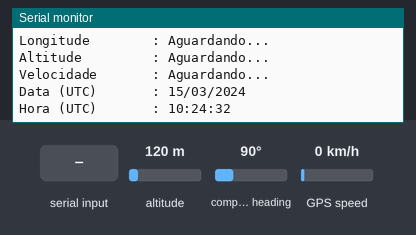
Simulated run of this sketch. Board: ESP32. Shown: the last lines printed to the serial monitor. The inputs (shaded band) are chosen by the test bench; at power-on: altitude 120 m, compass heading 90°, GPS speed 0 km/h. The GPS gets a fix after 3 s at 37.7749, -122.4194 with 8 satellites.

Above: at 2.7 s.
2.8 s: altitude set to 20 m
At 4.3 s:
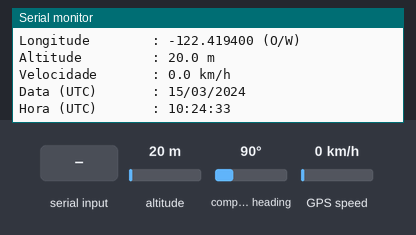
5.0 s: "1" received over the second serial link
6.5 s: compass heading set to 7°
At 7.2 s:
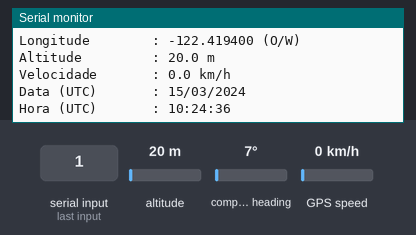
8.0 s: GPS speed set to 2 km/h
At 9.3 s:
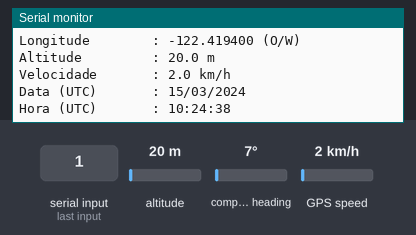

The sketch:

GPS_NEO-6M.ino
```cpp
/*
=================================================================================
  CÓDIGO DE TESTE DE BANCADA - MÓDULO GPS NEO-6M (ESP32)
=================================================================================
  Objetivo: Validar funcionamento, comunicação UART (Serial2), recepção de
            dados NMEA e fixação de satélites de novos módulos GPS NEO-6M.

---------------------------------------------------------------------------------
  ESQUEMA DE LIGAÇÃO: MÓDULO GPS NEO-6M -> ESP32 (30 PINOS) - MODO UART
---------------------------------------------------------------------------------
  GPS NEO-6M   ->   ESP32
  VCC          ->   3V3 ou 5V (Módulos GY-GPS6MV2 possuem regulador 3.3V interno)
  GND          ->   GND
  TX (do GPS)  ->   GPIO 16 (RX2)  <-- ATENÇÃO: Ligação cruzada (TX no RX)!
  RX (do GPS)  ->   GPIO 17 (TX2)  <-- ATENÇÃO: Ligação cruzada (RX no TX)!
  PPS          ->   Solto (Pino de pulso por segundo; não usado neste teste)

---------------------------------------------------------------------------------
  DETALHES DE COMUNICAÇÃO UART E FUNCIONAMENTO DO MÓDULO
---------------------------------------------------------------------------------
  1. Baud Rate (Velocidade Serial):
     - O padrão de fábrica do chip u-blox NEO-6M é 9600 bps (8N1).
     - O Monitor Serial do computador deve ser aberto em 115200 bps.

  2. Ligação Cruzada (TX <-> RX):
     - O pino TX (transmissão) do GPS envia dados e deve entrar no pino RX
       (recepção - GPIO 16) do ESP32. Se ligar TX com TX e RX com RX, nenhum
       dado será recebido.

  3. LED Indicador e Partida a Frio (Cold Start):
     - Módulos novos ou desligados há muito tempo precisam baixar o almanaque
       dos satélites (Cold Start), o que leva de 1 a 5 minutos em céu aberto.
     - LED apagado/fixo: Buscando satélites (sem sinal válido ainda).
     - LED piscando (1x por segundo): Sinal fixado (3D Fix obtido!).
     - Em ambientes fechados (longe de janelas), o GPS comunica normalmente com
       o ESP32, mas não conseguirá fixar satélites (Latitude/Longitude = 0.00).

---------------------------------------------------------------------------------
  BIBLIOTECAS NECESSÁRIAS
---------------------------------------------------------------------------------
  - HardwareSerial / Serial2 (Nativa):
    Já vem integrada ao pacote do ESP32 na Arduino IDE. Não precisa instalar
    nada; ela gerencia a segunda porta serial física nos pinos 16 e 17.

  - TinyGPSPlus.h (Instalar):
    No Gerenciador de Bibliotecas da Arduino IDE (Ctrl + Shift + I), pesquise
    por "TinyGPSPlus" (de Mikal Hart) e instale.

---------------------------------------------------------------------------------
  COMO VALIDAR RAPIDAMENTE O MÓDULO NOVO NA BANCADA
---------------------------------------------------------------------------------
  1. Monitor Serial:
     Ajuste a velocidade (baud rate) do Monitor Serial para 115200.

  2. Teste de Comunicação (Pode ser feito dentro de casa):
     Ao ligar, observe o campo "Bytes NMEA recebidos". Se esse número subir
     continuamente a cada segundo, a comunicação entre GPS e ESP32 está perfeita.
     Se ficar em 0, verifique a alimentação ou inverta os fios TX e RX.

  3. Teste de Satélites (Perto de janela ou área externa):
     Conecte a antena cerâmica com o lado metálico (quadrado bege/prateado)
     voltado para cima. Assim que o LED da placa começar a piscar, o status
     mudará para "VALIDO (FIX OK)" e as coordenadas aparecerão (prontas para
     copiar e colar direto no Google Maps).
=================================================================================
*/

#include <TinyGPSPlus.h>

TinyGPSPlus gps;
#define gpsSerial Serial2

// Pinos da Serial2 do ESP32
#define RXD2 16  // Conectar ao TX do GPS
#define TXD2 17  // Conectar ao RX do GPS

unsigned long ultimoPrint = 0;

void setup() {
  Serial.begin(115200);
  delay(1500);

  // Inicializa a Serial2 a 9600 bps (padrão de fábrica do NEO-6M)
  gpsSerial.begin(9600, SERIAL_8N1, RXD2, TXD2);

  Serial.println("\n=== INICIANDO TESTE DE BANCADA DO GPS NEO-6M ===");
  Serial.println("Aguardando dados NMEA do modulo...\n");
}

void loop() {
  // Lê continuamente os bytes do GPS sem usar delay() para não estourar o buffer
  while (gpsSerial.available() > 0) {
    gps.encode(gpsSerial.read());
  }

  // Atualiza o Monitor Serial a cada 1 segundo usando millis()
  if (millis() - ultimoPrint >= 1000) {
    ultimoPrint = millis();

    // Diagnóstico caso nenhum dado chegue do módulo
    if (gps.charsProcessed() < 10) {
      Serial.println("[ERRO] Nenhum dado recebido do GPS! Verifique VCC, GND e se TX/RX estao cruzados.");
      return;
    }

    exibirTelemetriaGPS();
  }
}

void exibirTelemetriaGPS() {
  Serial.println("--------------------------------------------------");

  // Status da comunicação e fixação
  Serial.print("Comunicacao UART : OK (Bytes NMEA recebidos: ");
  Serial.print(gps.charsProcessed());
  Serial.println(")");

  Serial.print("Status do Sinal  : ");
  if (gps.location.isValid()) {
    Serial.println("VALIDO (FIX OK!)");
  } else {
    Serial.println("BUSCANDO SATELITES (Va para area aberta/janela)");
  }

  Serial.print("Satelites Ativos : ");
  Serial.println(gps.satellites.value());

  // Coordenadas em formato decimal com sinal (pronto para colar no Google Maps)
  Serial.print("Latitude         : ");
  if (gps.location.isValid()) {
    Serial.print(gps.location.lat(), 6);
    Serial.println(gps.location.rawLat().negative ? " (S)" : " (N)");
  } else {
    Serial.println("Aguardando...");
  }

  Serial.print("Longitude        : ");
  if (gps.location.isValid()) {
    Serial.print(gps.location.lng(), 6);
    Serial.println(gps.location.rawLng().negative ? " (O/W)" : " (L/E)");
  } else {
    Serial.println("Aguardando...");
  }

  // Altitude e Velocidade
  Serial.print("Altitude         : ");
  if (gps.altitude.isValid()) {
    Serial.print(gps.altitude.meters(), 1);
    Serial.println(" m");
  } else {
    Serial.println("Aguardando...");
  }

  Serial.print("Velocidade       : ");
  if (gps.speed.isValid()) {
    Serial.print(gps.speed.kmph(), 1);
    Serial.println(" km/h");
  } else {
    Serial.println("Aguardando...");
  }

  // Data e Hora UTC
  Serial.print("Data (UTC)       : ");
  if (gps.date.isValid() && gps.date.year() > 2020) {
    Serial.printf("%02d/%02d/%04d\n", gps.date.day(), gps.date.month(), gps.date.year());
  } else {
    Serial.println("Aguardando...");
  }

  Serial.print("Hora (UTC)       : ");
  if (gps.time.isValid()) {
    Serial.printf("%02d:%02d:%02d\n", gps.time.hour(), gps.time.minute(), gps.time.second());
  } else {
    Serial.println("Aguardando...");
  }
}
```

Measured:
- after the input at 2.8 s, the serial monitor: prints a new line after 0.72 s (image 1)
- after the input at 6.5 s, the serial monitor: prints a new line at once (image 2)
- after the input at 8.0 s, the serial monitor: prints a new line after 0.54 s (image 3)
